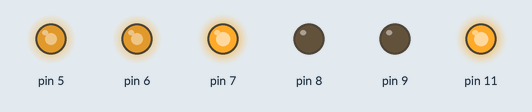
Bench run of a sketch on a simulated Arduino Mega 2560, built with avr-gcc and run on an emulated ATmega2560. On the bench: output pins drawn as LEDs (lit = HIGH). At 12.1 s the program stops and its outputs stay as they are.

Above: at 0.1 s.
At 2.1 s:
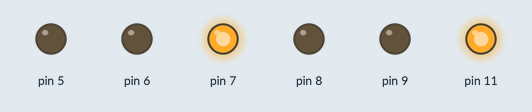
At 3.1 s:
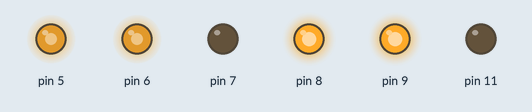
At 5.1 s:
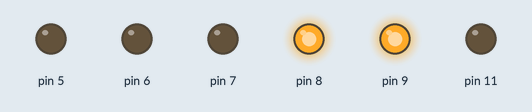
At 6.8 s:
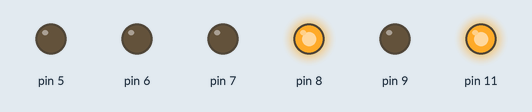
At 11.2 s:
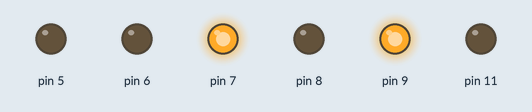
Timing chart, 0 to 12.7 s (numbered marks = the images above):
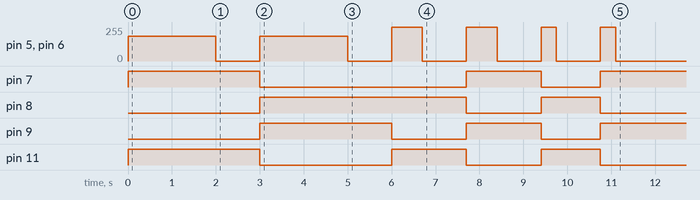

Measured:
- by itself, pin 5, pin 6: 0/255 → 187/255 at 0.00 s, → 0/255 2.0 s later, → 187/255 1.0 s later, → 0/255 2.0 s later, … (12 changes in this stretch)
- by itself, pin 7: goes HIGH 3.0 s, LOW 4.7 s, HIGH 1.7 s, LOW 1.4 s, then HIGH
- by itself, pin 8: LOW → HIGH at 3.0 s, → LOW 4.7 s later, → HIGH 1.7 s later, → LOW 1.4 s later
- by itself, pin 9: goes HIGH 3.0 s, LOW 1.7 s, HIGH 1.7 s, LOW 1.4 s, then HIGH
- by itself, pin 11: goes HIGH 3.0 s, LOW 3.0 s, HIGH 1.7 s, LOW 1.7 s, HIGH 1.4 s, then LOW

The sketch:

wheels-control.ino
```cpp
#include <Arduino.h>
#include <Servo.h>
#include "UltraSonic.h"
#include "ServoDirection.h"
#include "WheelsMotors.h"

#define ENA 6
#define ENB 5
#define IN1 11
#define IN2 9
#define IN3 8
#define IN4 7

WheelsMotors *Wheels;

void setup() {
    Wheels = new WheelsMotors(ENA, ENB, IN1, IN2, IN3, IN4);
}

void loop() {
    Wheels->Forward(0.5);
    delay(2000);
    Wheels->Stop();
    delay(1000);

    Wheels->Backward(0.5);
    delay(2000);
    Wheels->Stop();
    delay(1000);

    Wheels->HalfTurnDirLeft();
    delay(1000);

    Wheels->HalfTurnDirRight();
    delay(1000);

    Wheels->TurnLeft();
    delay(1000);

    Wheels->TurnRight();
    delay(1000);

    while (true);
}
```
